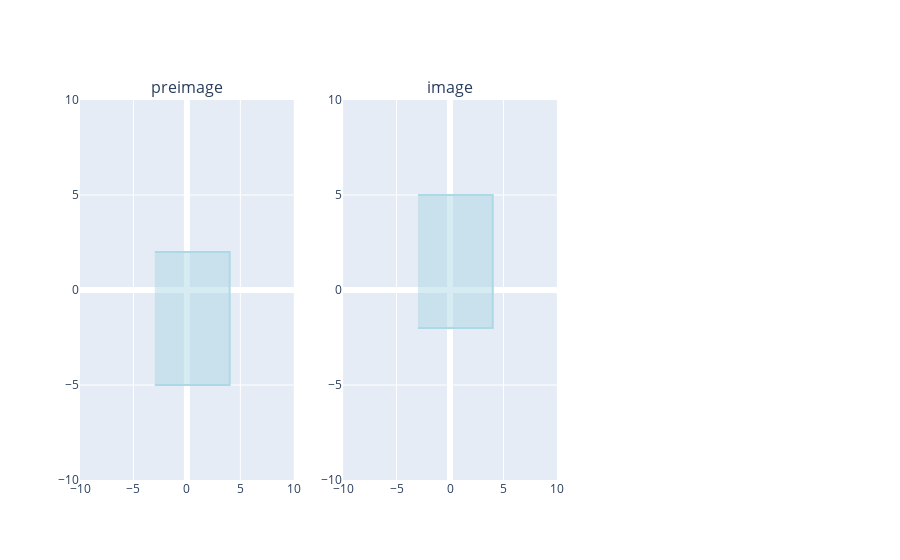

Notebook code cell kept with this figure:
### Markdown cell above
## [100] Linear transformations as vector-matrix products

### Formulae
**[100]** $ T(\vec{a}+\vec{b}) = T(\vec{a}) + T(\vec{b})$\
**[100]** $T(c\vec{a}) = cT(\vec{a}) $
**To convert a vector-matrice product to a transformation matrice**

### Process to determine vector-matrix transformation functions
1. Determine the transformation in generic terms eg. for translating across x and y\

$
T\left(\begin{bmatrix} x \\ y \end{bmatrix}\right) 
= \begin{bmatrix} -x \\ -y \end{bmatrix}
$

2. Plug in the standard basis vector for each dimension eg for $R_2$\

$
T\left(\begin{bmatrix} 1\\0 \end{bmatrix}\right) 
= \begin{bmatrix}-1\\0\end{bmatrix}
$

$
T\left(\begin{bmatrix} 0\\1 \end{bmatrix}\right) 
= \begin{bmatrix}0\\-1\end{bmatrix}
$

3. The combined matrice will be the transformation matrice for all vectors

$
T = \begin{bmatrix}-1 & 0 \\0 & -1 \\ \end{bmatrix}\vec{a} = \vec{b}
$

4. To transform a polygon across a transformation matrix in vector-matrix product form, simply plug all vectors in the polygon into the transformation and plot the output of each.

### Code cell
#[Quiz 40] Linear transformations as vector products
import numpy as np
from sympy import *

# Use matrix-vector product to reflect the square with vertices (-3,2), (4,2), (4,-5), (-3,5)
A = Matrix([[-3,2],[4,2],[4,-5],[-3,-5]]).transpose()
display("A",A)

#Multipy y values by negative 1
T = Matrix([[1,0],[0,-1]]).transpose()
display("T", T)

B = Matrix(np.dot(T,A))
display("B", B)
plot_matrix_side_by_side(A,B)

#---------------------------------------[Additional Examples]---------------------------------------
#double the width 
T = Matrix([[2,0],[0,1]]).transpose()
A = Matrix([[3,-6],[3,1],[-1,1],[-1,-6]]).transpose()
B = Matrix(np.dot(T,A))
# plot_matrix_side_by_side(A,B)

#reflect across y axis and compress by factor of 3 
T = Matrix([[-1,0],[0,(1/3)]]).transpose()
A = Matrix([[1,1],[0,-4],[-4,-4],[-3,1]]).transpose()
B = Matrix(np.dot(T,A))
# plot_matrix_side_by_side(A,B)

### Figure 1 — Plotly figure (JSON) as saved in the notebook; plotly's stock layout.template omitted (floating-point values rounded to 4 significant figures)
{"data": [{"fill": "toself", "line": {"color": "LightBlue", "width": 2}, "mode": "lines", "showlegend": false, "type": "scatter", "x": [-3, 4, 4, -3], "xaxis": "x", "y": [2, 2, -5, -5], "yaxis": "y"}, {"fill": "toself", "line": {"color": "LightBlue", "width": 2}, "mode": "lines", "showlegend": false, "type": "scatter", "x": [-3, 4, 4, -3], "xaxis": "x2", "y": [-2, -2, 5, 5], "yaxis": "y2"}], "layout": {"annotations": [{"font": {"size": 16}, "showarrow": false, "text": "preimage", "x": 0.1444, "xanchor": "center", "xref": "paper", "y": 1, "yanchor": "bottom", "yref": "paper"}, {"font": {"size": 16}, "showarrow": false, "text": "image", "x": 0.5, "xanchor": "center", "xref": "paper", "y": 1, "yanchor": "bottom", "yref": "paper"}], "xaxis": {"anchor": "y", "domain": [0, 0.2889], "range": [-10, 10], "zeroline": true, "zerolinewidth": 6}, "xaxis2": {"anchor": "y2", "domain": [0.3556, 0.6444], "range": [-10, 10], "zeroline": true, "zerolinewidth": 6}, "xaxis3": {"anchor": "y3", "domain": [0.7111, 1], "range": [-10, 10], "zeroline": true, "zerolinewidth": 6}, "yaxis": {"anchor": "x", "domain": [0, 1], "range": [-10, 10], "zeroline": true, "zerolinewidth": 6}, "yaxis2": {"anchor": "x2", "domain": [0, 1], "range": [-10, 10], "zeroline": true, "zerolinewidth": 6}, "yaxis3": {"anchor": "x3", "domain": [0, 1], "range": [-10, 10], "zeroline": true, "zerolinewidth": 6}}}
